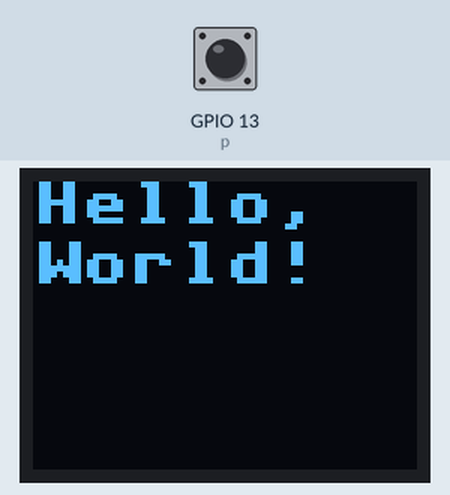
Simulated run of this program. Board: ESP8266 board running MicroPython. Shown: 64×48 one-colour display. Inputs (shaded band) come from the test bench; at power-on: GPIO 13 (p) HIGH. What the program prints to the serial console is not drawn.

Above: at 1.2 s.
1.3 s: GPIO 13 (p) pulled LOW for 0.15 s
At 1.8 s:
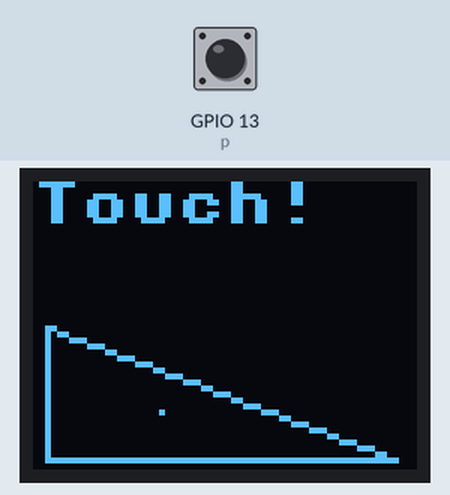
2.9 s: GPIO 13 (p) pulled LOW for 3.2 s
At 3.5 s:
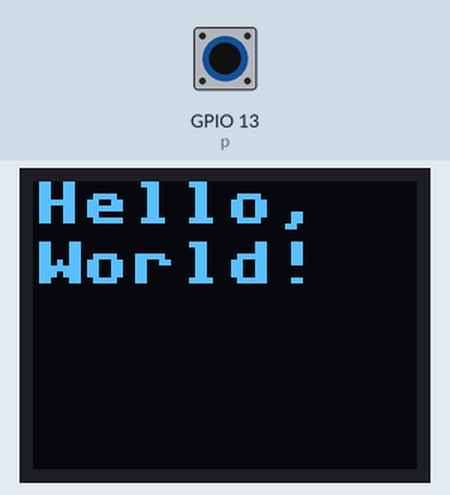
Timing chart, 0 to 5.9 s (numbered marks = the images above; inputs shaded):
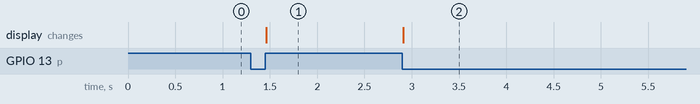

The program:

touchpad.py
```python
"""
This script reads from a touch pad connected to pin 13 (D7) and
updates the OLED display with a triangle when touched.
This touch pad:
https://arduinogetstarted.com/tutorials/arduino-touch-sensor
"""

# todo:
# output to web page

from machine import I2C, Pin
import ssd1306

# pin constants
SCL = 5
SDA = 4
D7 = 13

i2c = I2C(-1, scl=Pin(SCL), sda=Pin(SDA))

width, height = 64, 48
oled = ssd1306.SSD1306_I2C(width, height, i2c)

# set initial text
oled.text('Hello,', 0, 0, 1)
oled.text('World!', 0, 10, 1)

def triangle():
    # Draw a triangle and it's centroid
    v1, v2, v3 = (2, 24), (2, 46), (60, 46)
    oled.vline(v1[0], v1[1], v2[1] - v1[1], 1)
    oled.hline(v2[0], v2[1], v3[0] - v2[0], 1)
    oled.line(v1[0], v1[1], v3[0], v3[1], 1)
    oled.pixel((v1[0] + v2[0] + v3[0]) // 3, (v1[1] + v2[1] + v3[1]) // 3, 1)

oled.show()

# in most cases only pins 0, 2, 4, 5, 12, 13, 14, 15, and 16 can be used
# https://randomnerdtutorials.com/esp8266-pinout-reference-gpios/
p = Pin(D7, Pin.IN, Pin.PULL_UP)

# for hard interrupt
def callback(mypin):
    curval = mypin.value()
    oled.fill(0)
    if curval == 0:
        print("Pad released")
        oled.text('Hello,', 0, 0, 1)
        oled.text('World!', 0, 10, 1)
    elif curval == 1:
        print("Pad touched")
        oled.text('Touch!', 0, 0, 1)
        triangle()
    oled.show()

# it looks like you can't set up two irqs
p.irq(trigger=Pin.IRQ_RISING | Pin.IRQ_FALLING, handler=callback)
```

Measured:
- after the input at 1.3 s, the display: changes after 0.16 s (image 1)
- after the input at 2.9 s, the display: changes at once (image 2)
